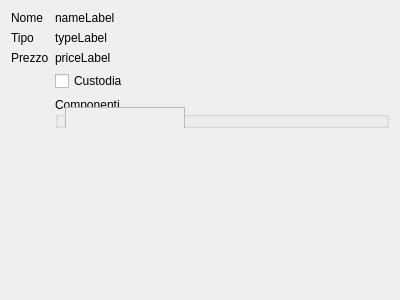
<?xml version="1.0" encoding="UTF-8"?>
<ui version="4.0">
 <class>DetailDialog</class>
 <widget class="QDialog" name="DetailDialog">
  <property name="geometry">
   <rect>
    <x>0</x>
    <y>0</y>
    <width>400</width>
    <height>300</height>
   </rect>
  </property>
  <property name="windowTitle">
   <string>Dialog</string>
  </property>
  <layout class="QVBoxLayout" name="verticalLayout_2">
   <item>
    <layout class="QFormLayout" name="formLayout">
     <item row="0" column="0">
      <widget class="QLabel" name="label_5">
       <property name="text">
        <string>Nome</string>
       </property>
      </widget>
     </item>
     <item row="0" column="1">
      <widget class="QLabel" name="nameLabel">
       <property name="text">
        <string>nameLabel</string>
       </property>
      </widget>
     </item>
     <item row="1" column="0">
      <widget class="QLabel" name="label">
       <property name="text">
        <string>Tipo</string>
       </property>
      </widget>
     </item>
     <item row="1" column="1">
      <widget class="QLabel" name="typeLabel">
       <property name="text">
        <string>typeLabel</string>
       </property>
      </widget>
     </item>
     <item row="4" column="0">
      <widget class="QLabel" name="label_3">
       <property name="text">
        <string>Prezzo</string>
       </property>
      </widget>
     </item>
     <item row="4" column="1">
      <widget class="QLabel" name="priceLabel">
       <property name="text">
        <string>priceLabel</string>
       </property>
      </widget>
     </item>
     <item row="6" column="1">
      <widget class="QGroupBox" name="batteriaGroupBox">
       <property name="title">
        <string>Componenti</string>
       </property>
       <widget class="QScrollArea" name="scrollArea">
        <property name="geometry">
         <rect>
          <x>10</x>
          <y>10</y>
          <width>120</width>
          <height>80</height>
         </rect>
        </property>
        <property name="widgetResizable">
         <bool>true</bool>
        </property>
        <widget class="QWidget" name="scrollAreaWidgetContents">
         <property name="geometry">
          <rect>
           <x>0</x>
           <y>0</y>
           <width>118</width>
           <height>78</height>
          </rect>
         </property>
        </widget>
       </widget>
      </widget>
     </item>
     <item row="5" column="1">
      <widget class="QCheckBox" name="caseCheckBox">
       <property name="text">
        <string>Custodia</string>
       </property>
      </widget>
     </item>
    </layout>
   </item>
  </layout>
 </widget>
 <resources/>
 <connections/>
</ui>
